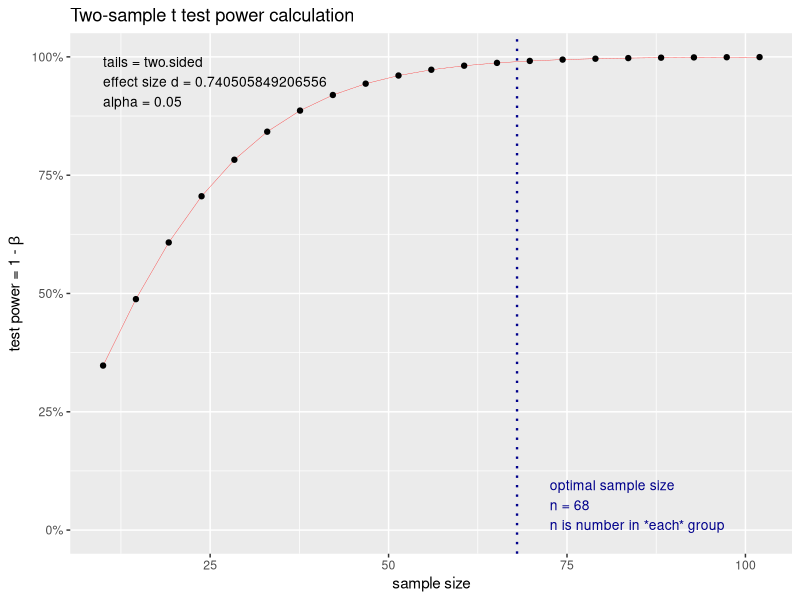

Here is the R script that generated this plot:
library(dplyr)
data_2011 <- read.csv("dublin-pm10-2.5-2011.csv", header = TRUE, 
                      na.strings = c("", " ", "NA"))
data_2012 <- read.csv("dublin-pm10-2.5-2012.csv", header = TRUE, 
                      na.strings = c("", " ", "NA"))

#below, drop the auto genarated columns from tables
data_2011 <- data_2011[,colSums(is.na(data_2011))<nrow(data_2011)] 
data_2012 <- data_2012[,colSums(is.na(data_2012))<nrow(data_2012)]

#to show the structure of tables
str(data_2011)
head(data_2011)
str(data_2012)
head(data_2012)

#selecting only two sites 
new_data <- subset(data_2011, select = c(Marino, Rathmines, Date))
new_data1 <- subset(data_2012, select = c(Marino, Rathmines, Date))

#merging the tables
final_data <- rbind(new_data,new_data1)
View(final_data)

#Here we have replaced NA values with specific mean of that column
for(i in 1:ncol(final_data)){
  final_data[is.na(final_data[,i]), i] <- mean(final_data[,i], na.rm = TRUE)
}

#mutate_if() using to take only 2 digits after decimal point
final_data <- final_data %>% 
  mutate_if(is.numeric, round, digits = 2)

str(final_data) #showing the structure of clean dataset

#
normalty_test <- shapiro.test(final_data$Marino)
normalty_test
normalty_test1 <- shapiro.test(final_data$Rathmines)
normalty_test1

#
chisq.test(final_data$Marino)
chisq.test(final_data$Rathmines)

# To get the average value of each location
mean1 <- mean(final_data$Marino)
mean1
mean2 <- mean(final_data$Rathmines)
mean2

# to get the standard deviation of each location
sd1 <- sd(final_data$Marino) 
sd1
sd2 <- sd(final_data$Rathmines)
sd2

# To get the gather standard deviation of both location
avg_sd <- (sd1 + sd2)/2
avg_sd

# To get the N 
delta1 <- (mean2 - mean1)/avg_sd
delta1

#
library(pwr)
power.t.test(delta = delta1, n = NULL, sig.level = 0.05, power = 0.90,
             type = "two.sample", alternative = "two.sided")
#
power_info <- pwr.t.test(d = delta1,
                         sig.level = 0.05,
                         power = 0.99,
                         type = "two.sample",
                         alternative = "two.sided")
power_info
plot(power_info)

#
cohen.ES(test = c("chisq"), size = c("small"))

#
final <- cor.test(final_data$Marino, final_data$Rathmines, method = "spearman", 
                  exact = FALSE)
final
